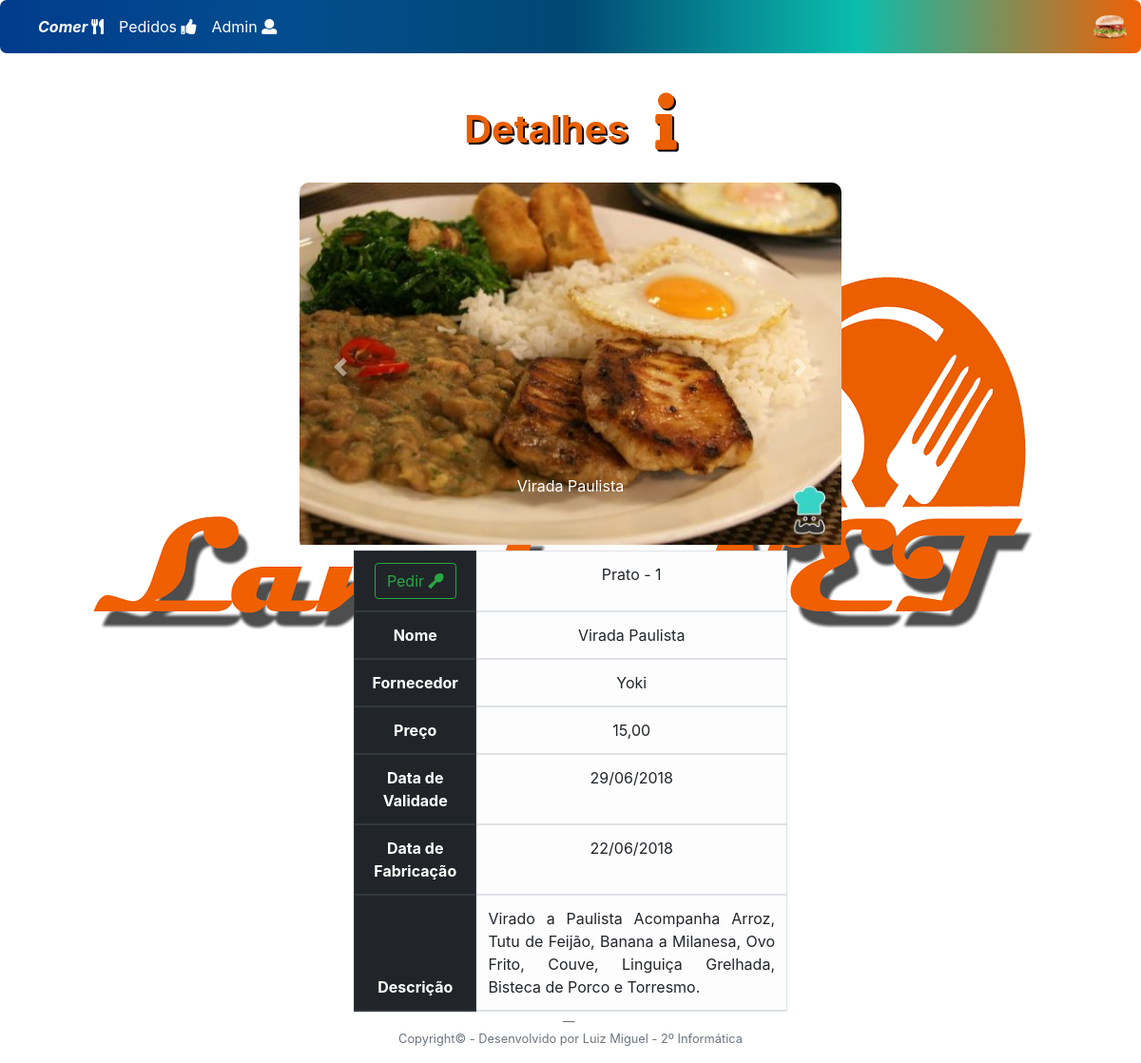
Page /LanchoNET/detalhePrato.php?id=1 on the committed database.
### tables this page shows
CREATE TABLE IF NOT EXISTS `prato` (
  `id_prato` int(11) NOT NULL AUTO_INCREMENT,
  `nome` varchar(255) NOT NULL,
  `imgPrato` varchar(255) NOT NULL,
  `imgPrato2` varchar(255) NOT NULL,
  `imgPrato3` varchar(255) NOT NULL,
  `descricao` varchar(500) NOT NULL,
  `fornecedor` int(11) NOT NULL,
  `preco` float NOT NULL,
  `data_fab` date NOT NULL,
  `validade` date NOT NULL,
  PRIMARY KEY (`id_prato`)
);

CREATE TABLE IF NOT EXISTS `fornecedor` (
  `id_fornecedor` int(11) NOT NULL AUTO_INCREMENT,
  `nome` varchar(255) NOT NULL,
  `cnpj` char(14) NOT NULL,
  `logo` varchar(255) NOT NULL,
  PRIMARY KEY (`id_fornecedor`),
  UNIQUE KEY `cnpj` (`cnpj`)
);

### LanchoNET/detalhePrato.php (the view, shortened to what this page needs)
<!DOCTYPE html>
<html>
<head>
	<link rel="stylesheet" type="text/css" href="css/bootstrap.css">
	<link rel="stylesheet" type="text/css" href="font/css/fontawesome-all.css">
</head>
<body width="100%" height="100%" >
	<nav class="navbar navbar-expand-lg navbar-light bg-light" style="background: linear-gradient(to right, #013c8c, #034d8f, #014873, #0BBDAE, #F06005) !important;border-radius: 7px;">
		<div class="slide navbar-default" id="navbarAltMarkup">
			<div class="navbar-nav">
				<a href="index.php" class="nav-item nav-link"><img src="img/background.png" width="100%" height="100%" style="height: 25px;width: 35px;position: absolute;right: 0;margin-right: 15px;">
				<a href="index.php" class="nav-item nav-link active" style="font-style: italic;font-weight: bolder;color: #fff;">Comer <i class="fas fa-utensils" style="color: "></i></a>
				<a href="pedido.php" class="nav-item nav-link" style="color: #fff">Pedidos <i class="fas fa-thumbs-up"></i></a>
				<a href="login.php" class="nav-item nav-link" style="color: #fff">Admin <i class="fas fa-user"></i></a>
			</div>
		</div>
	</nav>
	<?php
	include_once "config.php";
	$id = $_GET["id"];
	$sql = "SELECT * FROM prato WHERE id_prato=$id";
	$sqlSelect = mysqli_query($conexao,$sql);
	$lista = mysqli_fetch_assoc($sqlSelect);
	?>
	<div class="container-fluid text-center" style="background: url(img/logotipo.png) no-repeat center fixed;height: auto;margin-top: 42px;">
		<h1 class="h1 mb-1 font-weight-bold" style="color: #EA5F00;text-shadow: 2px 2px 0 #000;">Detalhes &nbsp;&nbsp;<i class="fas fa-info" style="font-size: 60px"></i></h1>
		<div class="container-fluid" style="margin-top: 2rem; width: 600px;height: 387px;">
			<div class="carousel slide" id="carrossel" data-ride="carousel">
				<div class="carousel-inner" style="border-radius: 10px">
					<div class="carousel-item active" style="height: 387px">
						<img  class="d-block w-100" src="<?php echo $lista["imgPrato"]; ?>">
					</div>
				</div>
				<a href="#carrossel" class="carousel-control-prev" role="button" data-slide="prev">
					<span class="carousel-control-prev-icon"></span>
				</a>
				<a href="#carrossel" class="carousel-control-next" role="button" data-slide="next">
					<span class="carousel-control-next-icon active"></span>
				</a>
				<p class="carousel-caption"><?php echo $lista['nome']; ?></p>
			</div>
		</div>
		<div class="container-fluid">
			<table class="table table-light table-bordered" style="width: 40%;margin: 0px auto;">
			<thead class="thead-dark text-center">
				<tr>
					<th>
						<a href="cadpedido.php?id=<?php echo $lista['id_prato']; ?>" class="btn btn-outline-success">Pedir <i class="fas fa-utensil-spoon"></i></a>
					</th>
					<td>Prato - <?php echo $lista['id_prato'];  ?></td>
				</tr>
				<tr>
					<th>Nome</th>
					<td><?php echo $lista['nome']; ?></td>
				</tr>
				<tr>
					<th>Fornecedor</th>
					<td><?php
					$id = $lista['fornecedor'];
					$sql2 = "SELECT * FROM fornecedor WHERE id_fornecedor = $id";
					$sqlConsulta = mysqli_query($conexao,$sql2);
					$listaF = mysqli_fetch_assoc($sqlConsulta);
					echo $listaF['nome'];  ?></td>
				</tr>
				<tr>
					<th>Preço</th>
					<td><?php echo number_format($lista['preco'],2,",",".");  ?></td>
				</tr>
				<tr>
					<th>Data de Validade</th>
					<td><?php echo date("d/m/Y",strtotime($lista['validade'])); ?></td>
				</tr>
				<tr>
					<th>Data de Fabricação</th>
					<td><?php echo date("d/m/Y",strtotime($lista['data_fab']));  ?></td>
				</tr>
				<tr>
					<th>Descrição</th>
					<td class="text-justify"><?php echo $lista['descricao']; ?></td>
				</tr>
			</thead>
		</table>
		</div>
	</div>
	<div class="blockquote-footer text-center">
		<p>Copyright© - Desenvolvido por Luiz Miguel - 2º Informática</p>
	</div>
</body>
</html>

### rows in the picture
prato: imgPrato (picture), nome "Virada Paulista", id_prato "1", preco "15,00", validade "29/06/2018", data_fab "22/06/2018", descricao "Virado a Paulista Acompanha Arroz, Tutu de Feijão, Banana a Milanesa, Ovo Frito, Couve, Linguiça Grelhada, Bisteca de Porco e Torresmo."
fornecedor: nome "Yoki"
